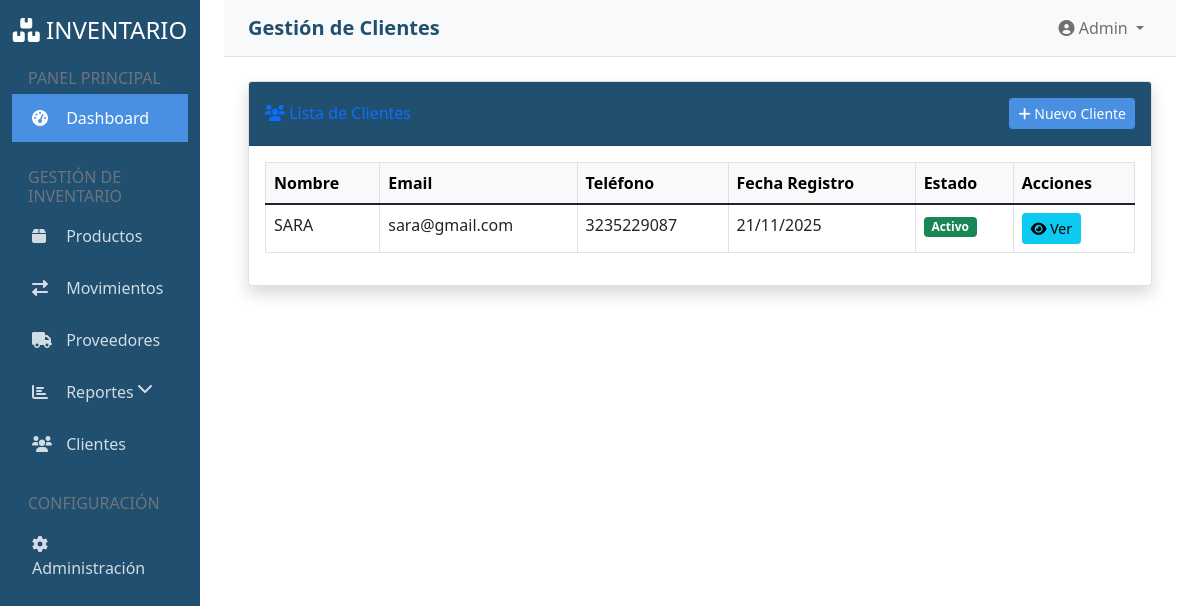
The page /usuarios/clientes/ (signed in) on the database its author committed.
### usuarios/models.py (models this page shows, shortened)
class Cliente(models.Model):
    nombre = models.CharField(max_length=200, verbose_name="Nombre completo")
    email = models.EmailField(unique=True, verbose_name="Correo electrónico")
    telefono = models.CharField(max_length=20, blank=True, verbose_name="Teléfono")
    direccion = models.TextField(blank=True, verbose_name="Dirección")
    fecha_registro = models.DateTimeField(auto_now_add=True, verbose_name="Fecha de registro")
    activo = models.BooleanField(default=True, verbose_name="Activo")
    class Meta:
        verbose_name = "Cliente"
        verbose_name_plural = "Clientes"
        ordering = ['nombre']

### usuarios/views.py (the view)
# urls.py: path('clientes/', views.lista_clientes, name='lista_clientes'),
@login_required
def lista_clientes(request):
    clientes = Cliente.objects.all()
    return render(request, 'usuarios/lista_clientes.html', {
        'clientes': clientes
    })

### usuarios/templates/usuarios/lista_clientes.html (shortened to what this page needs)
{% extends 'base/base.html' %}
{% block page_title %}Gestión de Clientes{% endblock %}
{% block content %}
<div class="card shadow">
    <div class="card-header py-3 d-flex justify-content-between align-items-center">
        <h6 class="m-0 font-weight-bold text-primary">
            <i class="fas fa-users"></i>
            Lista de Clientes
        </h6>
        <a href="{% url 'usuarios:crear_cliente' %}" class="btn btn-primary btn-sm">
            <i class="fas fa-plus"></i> Nuevo Cliente
        </a>
    </div>
    <div class="card-body">
        {% if clientes %}
        <div class="table-responsive">
            <table class="table table-bordered table-hover">
                <thead class="table-light">
                    <tr>
                        <th>Nombre</th>
                        <th>Email</th>
                        <th>Teléfono</th>
                        <th>Fecha Registro</th>
                        <th>Estado</th>
                        <th>Acciones</th>
                    </tr>
                </thead>
                <tbody>
                    {% for cliente in clientes %}
                    <tr>
                        <td>{{ cliente.nombre }}</td>
                        <td>{{ cliente.email }}</td>
                        <td>{{ cliente.telefono|default:"-" }}</td>
                        <td>{{ cliente.fecha_registro|date:"d/m/Y" }}</td>
                        <td>
                            {% if cliente.activo %}
                                <span class="badge bg-success">Activo</span>
                            {% else %}
                                <span class="badge bg-danger">Inactivo</span>
                            {% endif %}
                        </td>
                        <td>
                            <a href="{% url 'usuarios:detalle_cliente' cliente.pk %}" class="btn btn-info btn-sm">
                                <i class="fas fa-eye"></i> Ver
                            </a>
                        </td>
                    </tr>
                    {% endfor %}
                </tbody>
            </table>
        </div>
        {% else %}
        <div class="alert alert-info">
            <i class="fas fa-info-circle"></i>
            No hay clientes registrados.
            <a href="{% url 'usuarios:crear_cliente' %}" class="alert-link">Crear primer cliente</a>
        </div>
        {% endif %}
    </div>
</div>
{% endblock %}

### templates/base/base.html (style rules this page uses)
:root { --primary-color: #214f70; --secondary-color: #4a90e2; --accent-color: #f5a623; }
.btn-primary { background-color: var(--secondary-color); border-color: var(--secondary-color); }
.card-header { background-color: var(--primary-color); color: white; }

### rows shown on the page
Cliente: nombre "SARA", email "sara@gmail.com", telefono "3235229087", fecha_registro "21/11/2025", activo "Activo"
